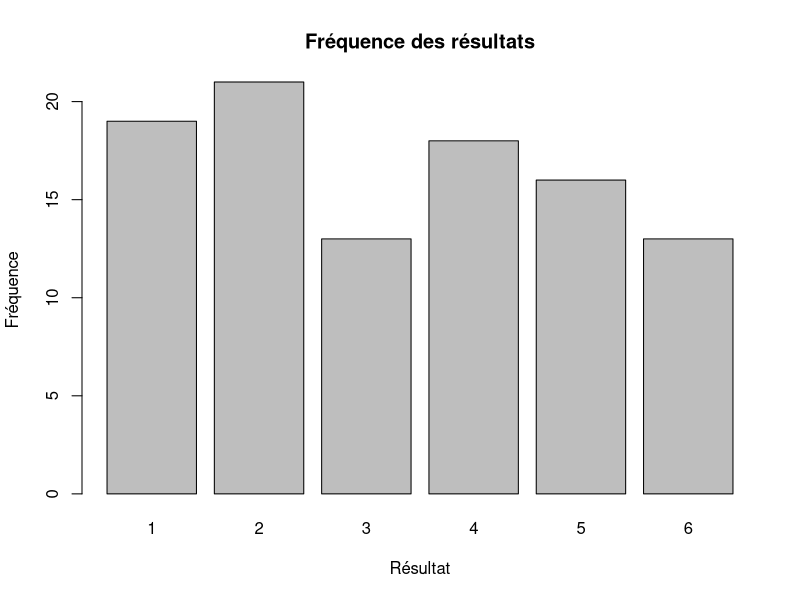

R code for this plot:
resultats <- sample(1:6, size = 100, replace = TRUE)
frequence <- table(resultats)
print(frequence)
barplot(frequence, main = "Fréquence des résultats", xlab = "Résultat", ylab = "Fréquence")


